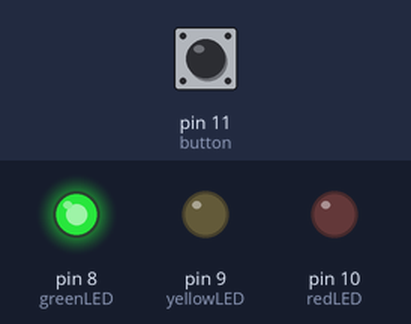
The sketch below on a simulated Arduino Uno, built with avr-gcc and run on an emulated ATmega328P. Parts: output pins drawn as LEDs (lit = HIGH). The test bench sets the inputs (shaded band); at power-on: pin 11 (button) LOW.

Above: at 4.8 s.
4.9 s: pin 11 (button) pulled HIGH for 2.35 s
At 11.3 s:
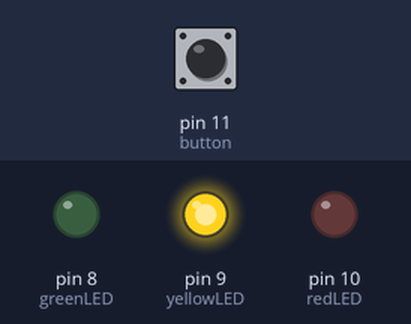
At 12.8 s:
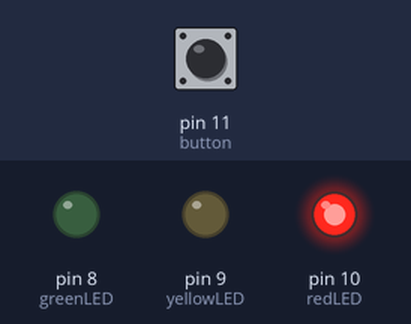
Timing chart, 0 to 18.5 s (numbered marks = the images above; inputs shaded):
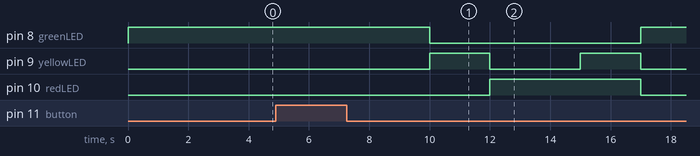

Measured:
- after the input at 4.9 s, pin 8 (greenLED): HIGH → LOW after 5.1 s, → HIGH 7.0 s later; pin 9 (yellowLED): alternates HIGH for 2.0 s and LOW for 3.0 s, 4 changes in all, then stays LOW, starting after 5.1 s; pin 10 (redLED): LOW → HIGH after 7.1 s, → LOW 5.0 s later

The sketch:

Traffic_Lights_Try_Yourself.ino
```cpp
/*   Traffic Lights   */

int greenLED = 8;                 // LEDs and their pin numbers
int yellowLED = 9;
int redLED = 10;
int button = 11;                  // button pin number

void setup()
{
 pinMode (greenLED, OUTPUT);      // set up all LED pins as outputs
 pinMode (yellowLED, OUTPUT);
 pinMode (redLED, OUTPUT);
 pinMode (button, INPUT);         // set up the button as an input
}

void loop()                       // repeat this loop forever
{
  int buttonState = digitalRead(button);  // read the state of the button
  if (buttonState == 1)           // if the button is pressed start the sequence
  {
    digitalWrite(greenLED, HIGH);    // Green on
    delay(4000);                     // wait 4 seconds
    digitalWrite(greenLED, LOW);     // Green off
     digitalWrite(yellowLED, HIGH);   // Yellow on
     delay(2000);                     // wait 2 seconds
    digitalWrite(yellowLED, LOW);    // Yellow off
    digitalWrite(redLED, HIGH);      // red on
    delay(3000);                     // wait 3 seconds
    digitalWrite(yellowLED, HIGH);   // Yellow and red on
    delay(2000);                     // wait 2 seconds
    digitalWrite(redLED, LOW);       // Red off
     digitalWrite(yellowLED, LOW);    // Yellow off
  }
  else                                // otherwise leave the light green
  {
    digitalWrite(greenLED, HIGH);    // Green on
    delay(2000);                     // wait 4 seconds
  }

}
```
